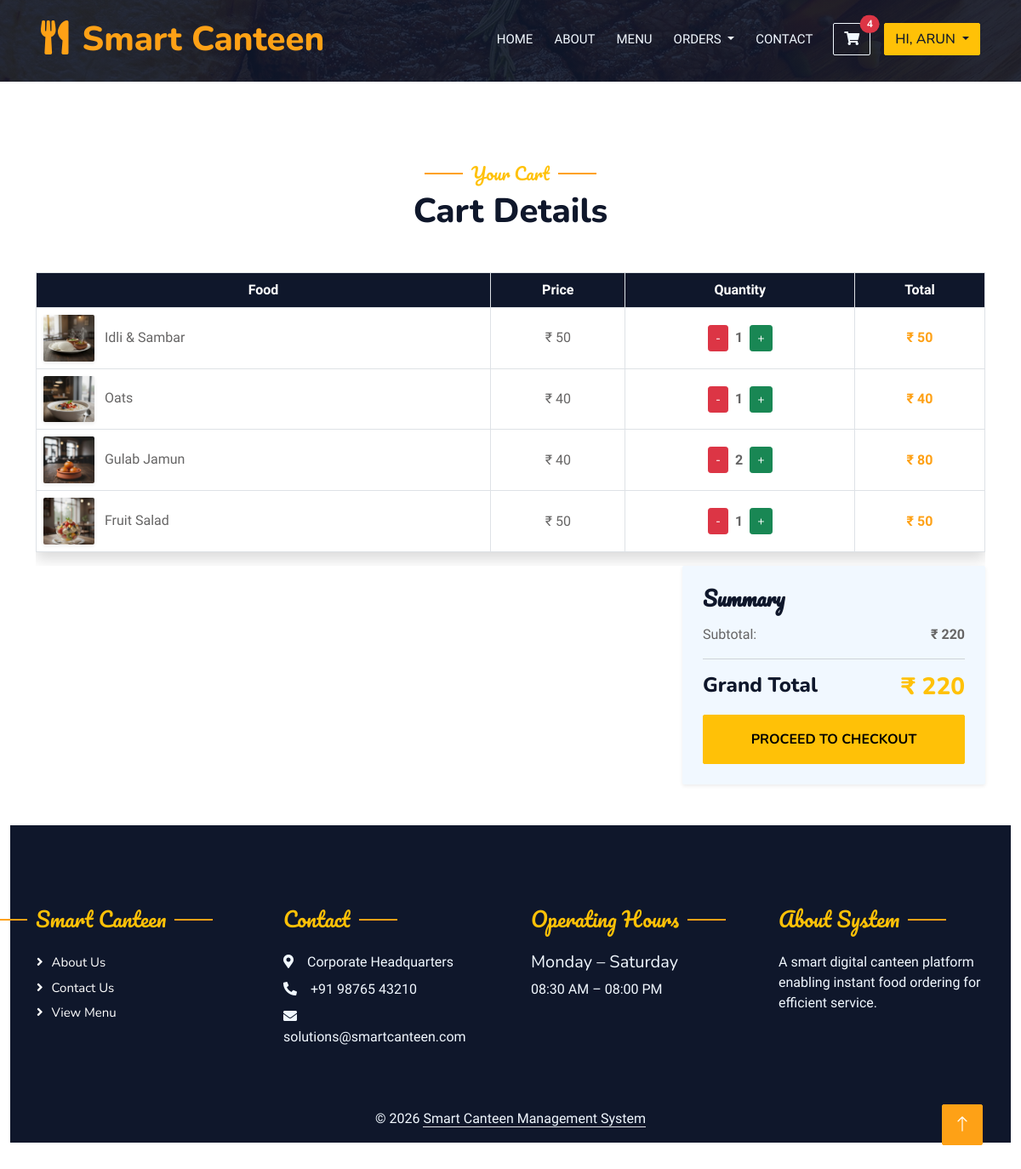
The app's page /UserApp/cart/ (signed in) with its own data.
### UserApp/models.py (models this page shows)
class User(AbstractUser):
    email = models.EmailField(unique=True)
    name = models.CharField(max_length=50, blank=True, null=True)
    is_verified = models.BooleanField(default=False)
    created_at = models.DateTimeField(auto_now_add=True)
    updated_at = models.DateTimeField(auto_now=True)

class Cart(models.Model):
    user = models.ForeignKey(settings.AUTH_USER_MODEL, on_delete=models.CASCADE)
    food = models.ForeignKey(Food, on_delete=models.CASCADE)
    quantity = models.PositiveIntegerField(default=1)
    @property
    def total_price(self):
        return self.food.price * self.quantity

### AdminApp/models.py (models this page shows)
class Food(models.Model):
    category = models.ForeignKey(Category, on_delete=models.CASCADE, related_name="foods")
    food_name = models.CharField(max_length=150, blank=True, null=True)
    price = models.IntegerField(blank=True, null=True)
    food_image = models.ImageField(upload_to="foods/", blank=True, null=True)
    description = models.TextField(max_length=200, blank=True, null=True)
    AVAILABILITY_CHOICES = (
        ('Available', 'Available'),
        ('Out of Stock', 'Out of Stock'),
    )
    availability = models.CharField(
        max_length=20,
        choices=AVAILABILITY_CHOICES,
        default='Available'
    )
    prebook_only = models.BooleanField(default=False)
    created_at = models.DateTimeField(auto_now_add=True)
    updated_at = models.DateTimeField(auto_now=True)

### UserApp/views.py (the view)
# urls.py: path('cart/', views.view_cart, name='view_cart'),
@login_required
def view_cart(request):
    cart_items = Cart.objects.filter(user=request.user)
    order_items = Order.objects.filter(user=request.user, checkout__status='Pending')
    total_cart = sum(Decimal(item.food.price) * item.quantity for item in cart_items)
    grand_total = total_cart
    cart_count = cart_items.count()
    return render(request, 'cart.html', {
        'cart_items': cart_items,
        'order_items': order_items,
        'grand_total': grand_total,
        'cart_count': cart_count
    })

### UserApp/templates/cart.html (shortened to what this page needs)
<!DOCTYPE html>
{% load static %}
<html lang="en">
<head>
    <link href="https://cdnjs.cloudflare.com/ajax/libs/font-awesome/5.10.0/css/all.min.css" rel="stylesheet">
    <link href="https://cdn.jsdelivr.net/npm/bootstrap-icons@1.4.1/font/bootstrap-icons.css" rel="stylesheet">
    <link href="{% static 'web/lib/animate/animate.min.css' %}" rel="stylesheet">
    <link href="{% static 'web/lib/owlcarousel/assets/owl.carousel.min.css' %}" rel="stylesheet">
    <link href="{% static 'web/lib/tempusdominus/css/tempusdominus-bootstrap-4.min.css' %}" rel="stylesheet" />
    <link href="{% static 'web/css/bootstrap.min.css' %}" rel="stylesheet">
    <link href="{% static 'web/css/style.css' %}" rel="stylesheet">
</head>
<body>
    <div class="container-xxl bg-white p-0">
        <div class="container-xxl position-relative p-0">
            <nav class="navbar navbar-expand-lg navbar-dark bg-dark px-4 px-lg-5 py-3 py-lg-0">
                <a href="" class="navbar-brand p-0">
                    <h1 class="text-primary m-0"><i class="fa fa-utensils me-3"></i>Smart Canteen</h1>
                </a>
                <div class="collapse navbar-collapse" id="navbarCollapse">
                    <div class="navbar-nav ms-auto py-0 pe-4">
                        <a href="{% url 'user_home' %}" class="nav-item nav-link">Home</a>
                        <a href="{% url 'about_page' %}" class="nav-item nav-link">About</a>
                        <a href="{% url 'menu'%}" class="nav-item nav-link">Menu</a>
                        <div class="nav-item dropdown">
                            <a href="#" class="nav-link dropdown-toggle" data-bs-toggle="dropdown">
                                Orders
                            </a>
                        </div>
                        <a href="{% url 'contact_page' %}" class="nav-item nav-link ">Contact</a>
                    </div>
                    <div class="d-flex align-items-center">
                    {% if request.user.is_authenticated %}
                    <a href="{% url 'view_cart' %}" class="btn btn-outline-light position-relative me-3">
                        <i class="fa fa-shopping-cart"></i>
                        {% if cart_count %}
                        <span class="position-absolute top-0 start-100 translate-middle badge rounded-pill bg-danger">{{ cart_count }}</span>
                        {% endif %}
                    </a>
                    {% endif %}
                    <div class="dropdown">
                    {% if request.user.is_authenticated %}
                        <button class="btn btn-warning dropdown-toggle text-dark"
                                type="button"
                                data-bs-toggle="dropdown"
                                aria-expanded="false">
                            Hi, {{ request.user.username }}
                        </button>
                    {% else %}
                        <a href="{% url 'signin_signup' %}"
                           class="btn btn-warning py-2 px-4 text-dark">
                            Login / Register
                        </a>
                    {% endif %}
                </div>
                </div>
                </div>
            </nav>
            <div class="container-xxl py-5 bg-dark hero-header mb-5">
            </div>
        </div>
    <div class="container-xxl py-5">
        <div class="container">
            <div class="text-center mb-5">
                <h5 class="section-title ff-secondary text-warning fw-normal">Your Cart</h5>
                <h1 class="mb-4">Cart Details</h1>
            </div>
            <div class="table-responsive">
                <table class="table table-bordered table-hover align-middle text-center shadow">
                    <thead class="bg-dark text-white">
                        <tr>
                            <th>Food</th>
                            <th>Price</th>
                            <th>Quantity</th>
                            <th>Total</th>
                        </tr>
                    </thead>
                    <tbody>
                        {% for item in cart_items %}
                        <tr>
                            <td class="text-start">
                                <img src="{{ item.food.food_image.url }}" width="60" class="rounded me-2 shadow-sm">
                                {{ item.food.food_name }}
                            </td>
                            <td>₹ {{ item.food.price }}</td>
                            <td>
                                <div class="d-flex justify-content-center align-items-center gap-2">
                                    <a href="{% url 'decrease_quantity' item.id %}" class="btn btn-sm btn-danger">-</a>
                                    <span class="fw-bold">{{ item.quantity }}</span>
                                    <a href="{% url 'increase_quantity' item.id %}" class="btn btn-sm btn-success">+</a>
                                </div>
                            </td>
                            <td class="text-primary fw-bold">₹ {{ item.total_price }}</td>
                        </tr>
                        {% endfor %}
                    </tbody>
                </table>
            </div>
            {% if cart_items or prebook_items %}
            <div class="row justify-content-end">
                <div class="col-lg-4">
                    <div class="p-4 bg-light rounded shadow-sm">
                        <h4 class="mb-3 ff-secondary">Summary</h4>
                        <div class="d-flex justify-content-between mb-2">
                            <span>Subtotal:</span>
                            <span class="fw-bold">₹ {{ grand_total }}</span>
                        </div>
                        <hr>
                        <div class="d-flex justify-content-between mb-3">
                            <h4 class="mb-0">Grand Total</h4>
                            <h3 class="text-warning mb-0">₹ {{ grand_total }}</h3>
                        </div>
                        <a href="{% url 'checkout' %}" class="btn btn-warning w-100 py-3 fw-bold text-uppercase">
                            Proceed to Checkout
                        </a>
                    </div>
                </div>
            </div>
        {% else %}
            <div class="text-center py-5">
                <a href="{% url 'menu' %}" class="btn btn-primary px-5 py-3">Browse Our Menu</a>
            </div>
        {% endif %}
    </div>
    <div class="container-fluid bg-dark text-light footer pt-5 mt-5 wow fadeIn" data-wow-delay="0.1s">
            <div class="container py-5">
                <div class="row g-5">
                    <div class="col-lg-3 col-md-6">
                        <h4 class="section-title ff-secondary text-warning fw-normal mb-4">Smart Canteen</h4>
                        <a class="btn btn-link" href="{% url 'about_page' %}">About Us</a>
                        <a class="btn btn-link" href="{% url 'contact_page' %}">Contact Us</a>
                        <a class="btn btn-link" href="{% url 'menu' %}">View Menu</a>
                    </div>
                    <div class="col-lg-3 col-md-6">
                        <h4 class="section-title ff-secondary text-start text-warning fw-normal mb-4">Contact</h4>
                        <p class="mb-2"><i class="fa fa-map-marker-alt me-3"></i>Corporate Headquarters</p>
                        <p class="mb-2"><i class="fa fa-phone-alt me-3"></i>+91 98765 43210</p>
                        <p class="mb-2"><i class="fa fa-envelope me-3"></i>solutions@smartcanteen.com</p>
                    </div>
                    <div class="col-lg-3 col-md-6">
                        <h4 class="section-title ff-secondary text-start text-warning fw-normal mb-4">Operating Hours</h4>
                        <h5 class="text-light fw-normal">Monday – Saturday</h5>
                        <p>08:30 AM – 08:00 PM</p>
                    </div>
                    <div class="col-lg-3 col-md-6">
                        <h4 class="section-title ff-secondary text-start text-warning fw-normal mb-4">About System</h4>
                        <p>A smart digital canteen platform enabling instant food ordering for efficient service.</p>
                    </div>
                </div>
            </div>
            <div class="container text-center py-3">
                &copy; 2026 <span class="border-bottom">Smart Canteen Management System</span>
            </div>
        </div>
    <a href="#" class="btn btn-lg btn-primary btn-lg-square back-to-top"><i class="bi bi-arrow-up"></i></a>
</div>
</body>
</html>

### UserApp/static/web/css/style.css (style rules this page uses)
:root { --primary: #FEA116; --light: #F1F8FF; --dark: #0F172B; }
.ff-secondary { font-family: 'Pacifico', cursive; }
.back-to-top { position: fixed; display: none; right: 45px; bottom: 45px; z-index: 99; }
.btn { font-family: 'Nunito', sans-serif; font-weight: 500; text-transform: uppercase; transition: .5s; }
.btn.btn-primary, .btn.btn-secondary { color: #FFFFFF; }
.btn-lg-square { width: 48px; height: 48px; }
.btn-square, .btn-sm-square, .btn-lg-square { padding: 0; display: flex; align-items: center; justify-content: center; font-weight: normal; border-radius: 2px; }
.navbar-dark .navbar-nav .nav-link { position: relative; margin-left: 25px; padding: 35px 0; font-size: 15px; color: var(--light) !important; text-transform: uppercase; font-weight: 500; outline: none; transition: .5s; }
@media (min-width: 992px) { .navbar-dark { position: absolute; width: 100%; top: 0; left: 0; z-index: 999; background: transparent !important; } }
.hero-header { background: linear-gradient(rgba(15, 23, 43, .9), rgba(15, 23, 43, .9)), url(../img/bg-hero.jpg); background-position: center center; background-repeat: no-repeat; background-size: cover; }
.section-title { position: relative; display: inline-block; }
.section-title::before { position: absolute; content: ""; width: 45px; height: 2px; top: 50%; left: -55px; margin-top: -1px; background: var(--primary); }
.section-title::after { position: absolute; content: ""; width: 45px; height: 2px; top: 50%; right: -55px; margin-top: -1px; background: var(--primary); }
.section-title.text-start::before, .section-title.text-end::after { display: none; }
.footer .btn.btn-link { display: block; margin-bottom: 5px; padding: 0; text-align: left; color: #FFFFFF; font-size: 15px; font-weight: normal; text-transform: capitalize; transition: .3s; }
.footer .btn.btn-link::before { position: relative; content: "\f105"; font-family: "Font Awesome 5 Free"; font-weight: 900; margin-right: 10px; }

### records on screen
User: user.username "ARUN"
Cart: food.food_image (picture), food.food_name "Idli & Sambar", food.price "50", quantity "1", total_price "50"
Cart: food.food_image (picture), food.food_name "Oats", food.price "40", quantity "1", total_price "40"
Cart: food.food_image (picture), food.food_name "Gulab Jamun", food.price "40", quantity "2", total_price "80"
Cart: food.food_image (picture), food.food_name "Fruit Salad", food.price "50", quantity "1", total_price "50"

### other values on screen
{{ cart_count }} "4"
{{ grand_total }} "220"
